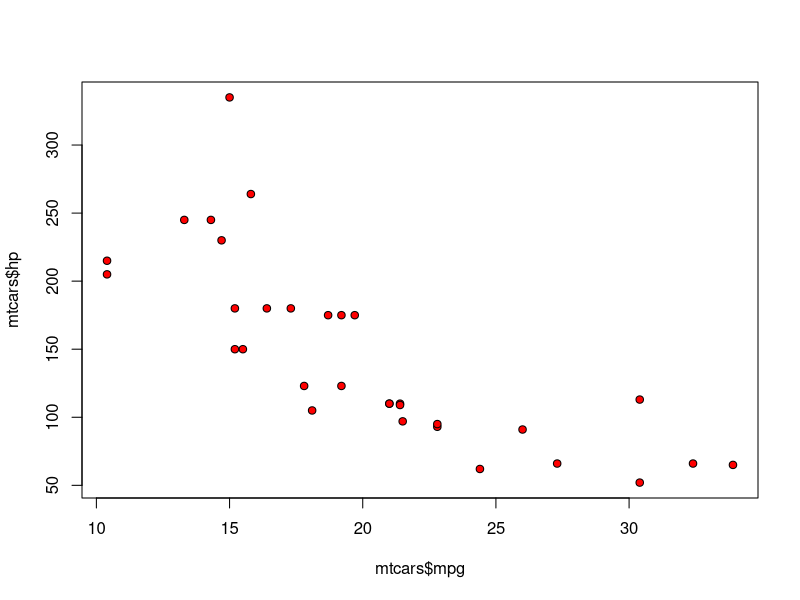
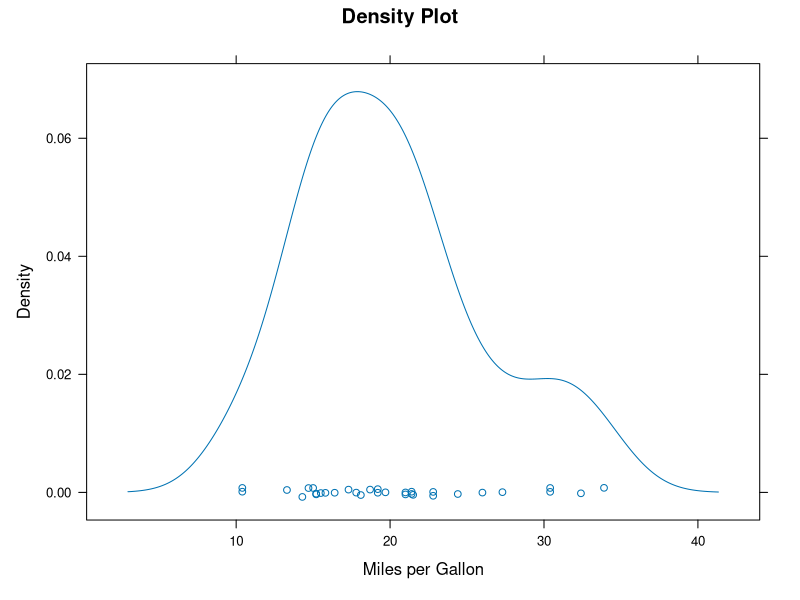
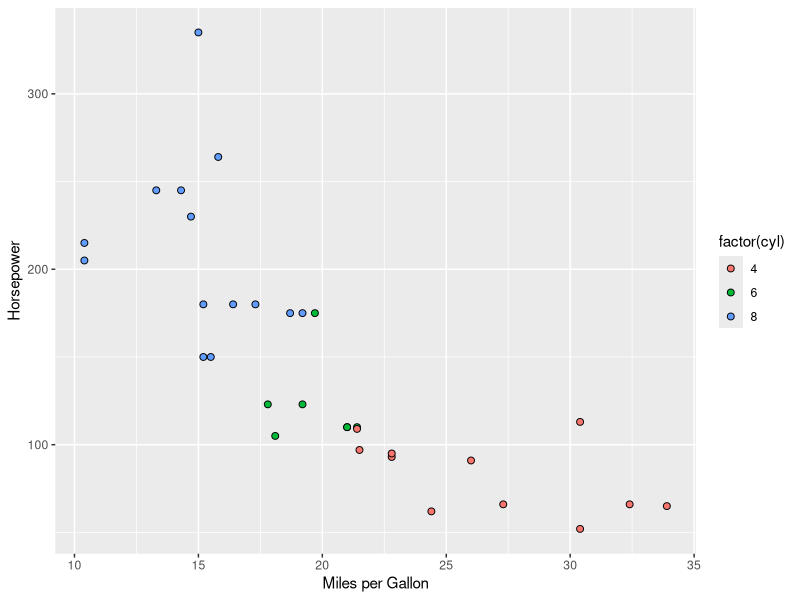
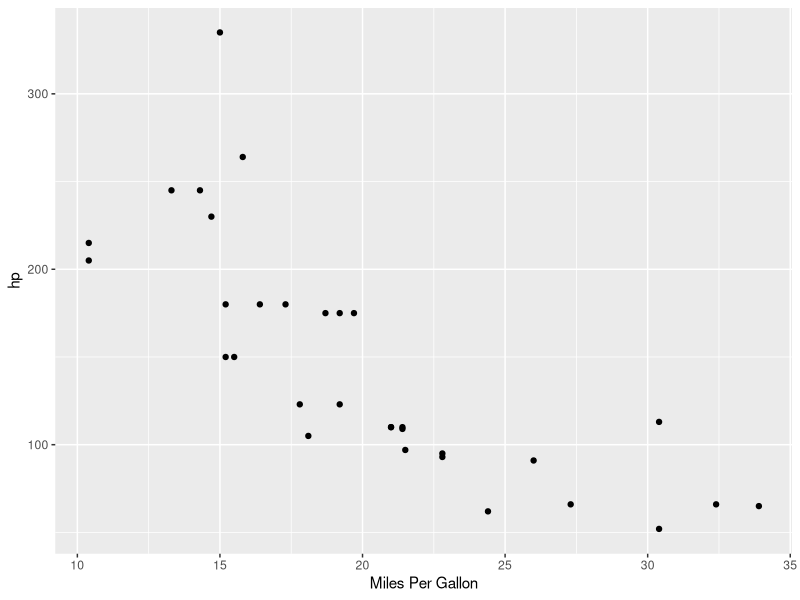
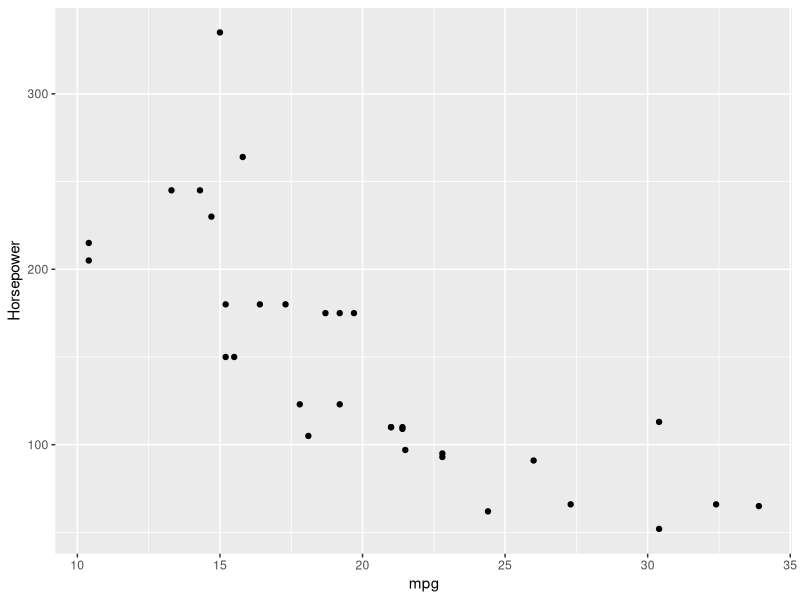
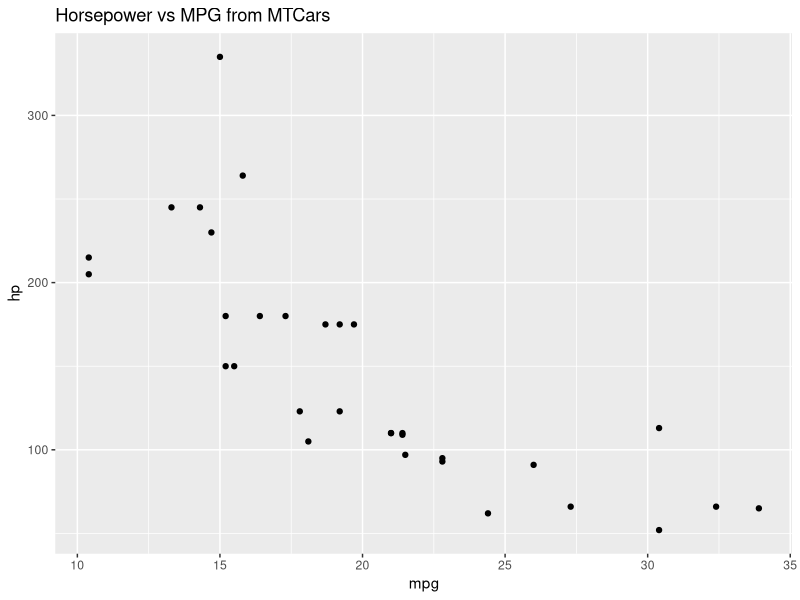
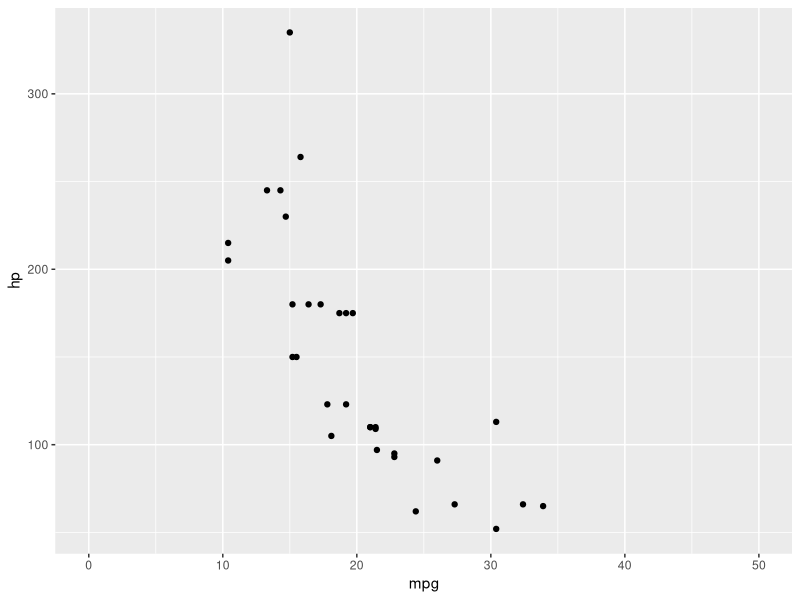
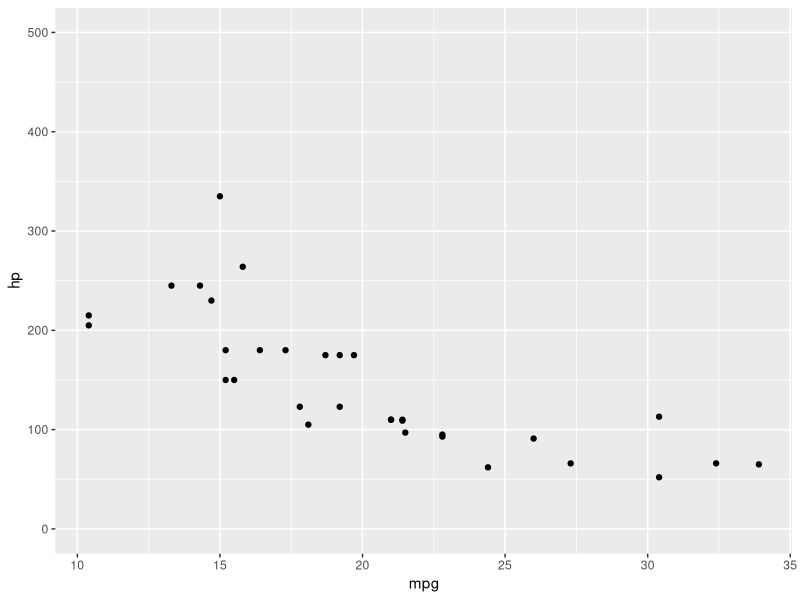

Write R code to recreate these figures, in order.
## ---- chunk 1
#new libraries to install: 
library(lattice)
library(ggplot2)
library(tidyr)
library(tibble)
## ---- chunk 2
plot(x = mtcars$mpg, y = mtcars$hp, 
     col = "black", bg = "red", pch = 21)
## ---- chunk 3
densityplot(~mpg, data = mtcars,
            main = "Density Plot",
            xlab = "Miles per Gallon")
## ---- chunk 4
ggplot(mtcars, aes(x = mpg, y = hp, fill = factor(cyl))) + 
  geom_point(pch = 21, size = 2)  +
  xlab("Miles per Gallon") + ylab("Horsepower")
## ---- chunk 5
p <- ggplot(mtcars, aes(x = mpg, y = hp)) +
  geom_point()
p + xlab("Miles Per Gallon") # X-axis label
p + ylab("Horsepower") # Y-axis label
p + ggtitle("Horsepower vs MPG from MTCars") # chart title
## ---- chunk 6
p + xlim(0, 50) # altering limits of x-axis
p + ylim(0, 500) # altering limits of y-axis
# Note: no color to alter
## ---- chunk 7
# Alters size of text throughout plot and angel of the text to the x-axis.
p + theme(text = element_text(size = 20),
          axis.text.x = element_text(angle = 90, hjust = 1)) 
## ---- chunk 8
p + theme_minimal()
## ---- chunk 9
p2 <- ggplot(mtcars, aes(x = mpg, y = hp)) 
p2 + geom_point(size = 2)
p2 + geom_point(shape = 3)
p2 + geom_point(color = "red")
p2 + geom_point(pch = 21, color = "black", fill = "red")
## ---- chunk 10
# color:
ggplot(mtcars, aes(x = mpg, y = hp, color = factor(cyl))) + geom_point()
# fill:
ggplot(mtcars, aes(x = mpg, y = hp, fill = factor(cyl))) + geom_point(shape = 21)
# shape:
ggplot(mtcars, aes(x = mpg, y = hp, shape = factor(cyl))) + geom_point()
## ---- chunk 11
ggplot(mtcars, aes(x = mpg, y = hp, color = factor(cyl))) + 
  geom_point() + geom_line()
## ---- chunk 12
ggplot(mtcars, aes(x = mpg, y = hp)) + geom_point(color = factor(mtcars$cyl))
## ---- chunk 13
data("Orange")

## ---- chunk 14
data("Loblolly")
Loblolly.wide <- pivot_wider(Loblolly, 
                             names_from = age, 
                             values_from = height)
Loblolly.wide
## ---- chunk 15
Loblolly.long <- pivot_longer(Loblolly.wide, 
                              cols = !Seed, 
                              names_to = "age", 
                              values_to = "Height", 
                              names_transform = list(age = as.numeric))
Loblolly.long
## ---- chunk 16
ggplot(Loblolly.wide, aes(x = Seed, y = `3`)) + geom_point()
## ---- chunk 17
ggplot(Loblolly.long, aes(x = factor(age), y = Height, color = Seed)) +
  geom_point(pch = 19) 
## ---- chunk 18
ggplot(Loblolly.long, aes(x = factor(age), y = Height)) + 
  geom_boxplot()
## ---- chunk 19
ggplot(Loblolly.long, aes(x = factor(age), y = Height)) + 
  geom_violin()
## ---- chunk 20
data("fish_encounters", package = "tidyr")

## ---- chunk 21
data("relig_income", package = "tidyr")

## ---- chunk 22
# Create and store graph with year 3 data:
p2 <- ggplot(Loblolly.wide, aes(x = Seed, y = `3`)) + 
  geom_point()
# Add year 5 data to the existing graph p2:
p2 + geom_point(data = Loblolly.wide, 
                mapping = aes(x = Seed, y = `5`),
                color = "red")
## ---- chunk 23
data(volcano)

volcano_long <- as.data.frame(volcano) %>% 
  rownames_to_column(var = "Y") %>% 
  pivot_longer(-Y, names_to = "X", values_to = "value", names_prefix = "V") %>%
  transform(Y = as.numeric(Y)) %>%
  transform(X = as.numeric(X))
  
ggplot(volcano_long, aes(X,Y, fill = value)) + geom_tile()

